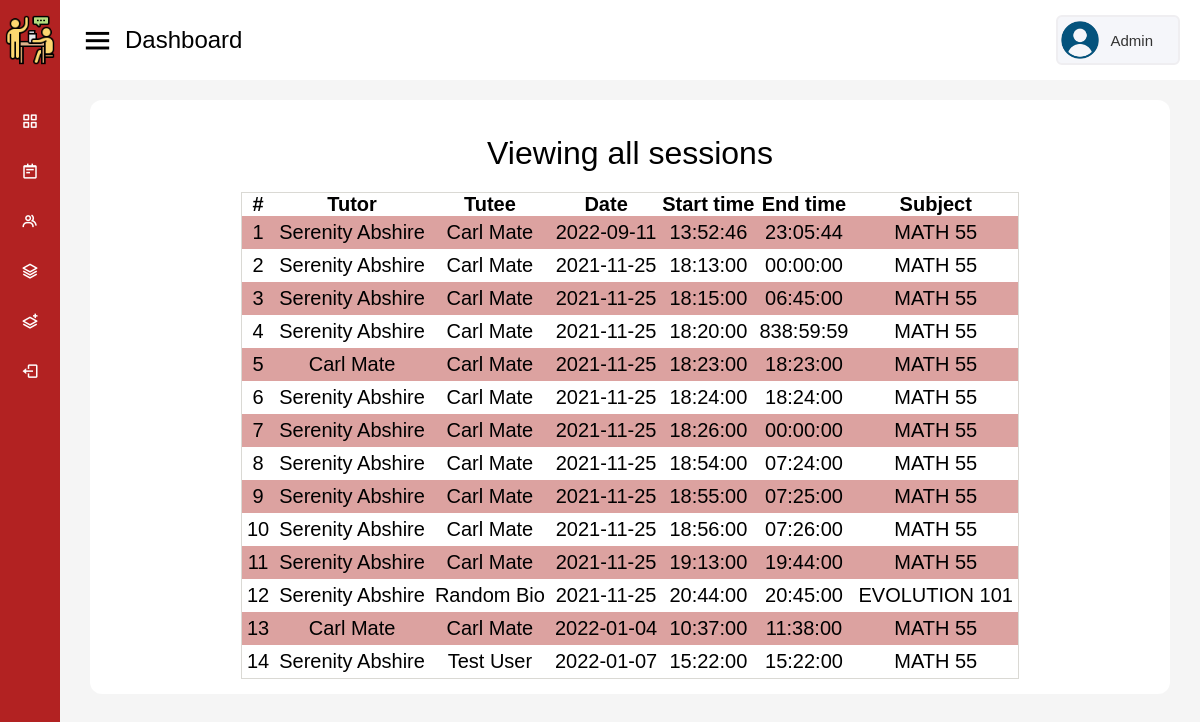
/view-sessions.php (signed in), run on the app's committed database.
### tables this page shows
CREATE TABLE `tutorial_session` (
  `tutor_id` int(11) NOT NULL,
  `tutee_id` int(11) NOT NULL,
  `date` date NOT NULL,
  `start_time` time NOT NULL,
  `end_time` time NOT NULL,
  `subject` varchar(100) NOT NULL
);

### view-sessions.php (the view, shortened to what this page needs)
<?php include("has-session-top.html"); include("server.php");
?>
<div class="sidebar">
    <div class="logo-details">
        <img src="images/tutor.png" alt="banner logo" />
        <span class="logo_name">UP Peer Tutoring</span>
    </div>
    <ul class="nav-links">
        <li>
            <a href="admin-index.php">
                <i class='bx bx-grid-alt' ></i>
                <span class="link_name">Dashboard</span>
            </a>
        </li>
        <li>
            <a href="view-sessions.php">
                <i class='bx bx-notepad' ></i>
                <span class="link_name">View Sessions</span>
            </a>
        </li>
        <li>
            <a href="view-accounts.php">
                <i class='bx bx-group' ></i>
                <span class="link_name">View Accounts</span>
            </a>
        </li>
        <li>
            <a href="view-subjects.php">
                <i class='bx bx-layer' ></i>
                <span class="link_name">View Subjects</span>
            </a>
        </li>
        <li>
            <a href="add-subjects.php">
                <i class='bx bx-layer-plus' ></i>
                <span class="link_name">Add Subjects</span>
            </a>
        </li>
        <li>
            <a href="admin-index.php?admin-logout='1'">
                <i class='bx bx-log-out' ></i>
                <span class="link_name">Logout</span>
            </a>
        </li>
    </ul>
</div>
<section class="home-section">
    <nav>
        <div class="sidebar-button">
           <i class='bx bx-menu sidebarBtn' ></i>
            <span class="dashboard">Dashboard</span>
        </div>
        <div class="profile-details">
            <img src="images/user.png" alt="">
            <span class="user">Admin</span>
        </div>
    </nav>
    <div class="home-content">
        <div class="overview-boxes">
            <div class="box">
                <div class="left-side">
                    <div class="box_topic">
<?php
$query = "SELECT * FROM tutorial_session";
$result = mysqli_query($db, $query);
$i = 1;
?>
<table>
<caption>Viewing all sessions</caption>
<tr><th>#</th><th>Tutor</th><th>Tutee</th><th>Date</th><th>Start time</th><th>End time</th><th>Subject</th></tr>
<?php
foreach($result as $sessionRow){
    $tutor_id = $sessionRow['tutor_id'];
    $tutee_id = $sessionRow['tutee_id'];
    $tutorNameQuery = "SELECT first_name, last_name FROM tutor WHERE tutor_id='" . $tutor_id . "'";
    $tutorNameResult = mysqli_query($db, $tutorNameQuery);
    $tutorNameArray = array();
    foreach($tutorNameResult as $row){
        $tutorNameArray[] = $row['first_name'] . " " . $row['last_name'];
    }
    $tuteeNameQuery = "SELECT first_name, last_name FROM tutee WHERE tutee_id='" . $tutee_id . "'";
    $tuteeNameResult = mysqli_query($db, $tuteeNameQuery);
    $tuteeNameArray = array();
    foreach($tuteeNameResult as $row){
        $tuteeNameArray[] = $row['first_name'] . " " . $row['last_name'];;
    }
?>
 <tr><td><?=$i?></td><td><?=$tutorNameArray[0]?></td><td><?=$tuteeNameArray[0]?></td><td><?=$sessionRow['date']?></td><td><?=$sessionRow['start_time']?></td><td><?=$sessionRow['end_time']?></td><td><?=$sessionRow['subject']?></td></tr>
<?php
    $i++;
} ?>
    </table>
                    </div>
                </div>
            </div>
        </div>
    </div>
</section>
</body>
</html>

### tutor.css (style rules this page uses)
* { margin: 0; padding: 0; box-sizing: border-box; }
body { min-height: 100vh; width: 100%; font-size: 12pt; font-family: verdana, sans-serif; }
.sidebar { position: fixed; height: 100%; width: 240px; background: #b22222; transition: all 0.5s ease; }
.sidebar .logo-details { height: 80px; width: 100%; display: flex; align-items: center; }
.sidebar .logo-details img { min-width: 50px; margin: 5px; text-align: center; width: 5%; }
.sidebar .logo-details .logo_name { font-size: 24px; font-weight: 700; color: #fff; }
.sidebar .nav-links { margin-top: 16px; }
.sidebar .nav-links li { height: 50px; width: 100%; list-style: none; }
.sidebar .nav-links li a { height: 100%; width: 100%; display: flex; align-items: center; text-decoration: none; transition: all 0.4s ease; }
.sidebar .nav-links li a i { min-width: 60px; text-align: center; color: #fff; font-size: 18px; }
.sidebar .nav-links li a .link_name { color: #fff; font-size: 15px; font-weight: 400; white-space: nowrap; }
.home-section { background: #f5f5f5; position: relative; min-height: 100vh; height: 100%; width: calc(100% - 240px); left: 240px; transition: all 0.5s ease; }
.home-section nav { position: fixed; width: calc(100% - 240px); left: 240px; height: 80px; background: #fff; padding: 0 20px; display: flex; align-items: center; justify-content: space-between; transition: all 0.5s ease; }
.home-section nav .sidebar-button { display: flex; align-items: center; font-size: 24px; font-weight: 500; }
.home-section nav .sidebar-button i { font-size: 35px; margin-right: 10px; }
.home-section nav .profile-details { display: flex; align-items: center; height: 50px; min-width: 120px; background: #F5F6FA; border: 2px solid #EFEEF1; border-radius: 6px; padding: 0 15px 0 2px; }
nav .profile-details img { height: 40px; width: 40px; object-fit: cover; border-radius: 6px; }
nav .profile-details .user { font-size: 15px; font-weight: 500; color: #333; margin: 0 10px; white-space: nowrap; }
.home-section .home-content { padding-top: 100px; }
.home-content .overview-boxes { display: flex; width: 100%; padding: 0 30px; flex-wrap: wrap; }
.home-content .overview-boxes .box { width: 100%; display: flex; align-items: center; justify-content: center; padding: 15px 14px; background: #fff; border-radius: 12px; }
.home-content .overview-boxes .box_topic { font-size: 20px; font-weight: 500; }
@media (max-width: 1216px) { .sidebar { width: 60px; } }
@media (max-width: 1216px) { .home-section { width: calc(100% - 60px); left: 60px; } }
@media (max-width: 1216px) { .home-section nav { width: calc(100% - 60px); left: 60px; } }
table { border: 1px solid #dad9d4; margin: auto; border-collapse: collapse; width: 100%; }
td { text-align: center; padding: 5px; }
tr:nth-child(even) { background-color: #dca2a0; }
caption { font-size: 24pt; margin-top: 20px; margin-bottom: 20px; text-align: center; }

### data on the page
tutorial_session: tutorNameArray "Serenity Abshire", tuteeNameArray "Carl Mate", date "2022-09-11", start_time "13:52:46", end_time "23:05:44", subject "MATH 55"
tutorial_session: tutorNameArray "Serenity Abshire", tuteeNameArray "Carl Mate", date "2021-11-25", start_time "18:13:00", end_time "00:00:00", subject "MATH 55"
tutorial_session: tutorNameArray "Serenity Abshire", tuteeNameArray "Carl Mate", date "2021-11-25", start_time "18:15:00", end_time "06:45:00", subject "MATH 55"
tutorial_session: tutorNameArray "Serenity Abshire", tuteeNameArray "Carl Mate", date "2021-11-25", start_time "18:20:00", end_time "838:59:59", subject "MATH 55"
tutorial_session: tutorNameArray "Carl Mate", tuteeNameArray "Carl Mate", date "2021-11-25", start_time "18:23:00", end_time "18:23:00", subject "MATH 55"
tutorial_session: tutorNameArray "Serenity Abshire", tuteeNameArray "Carl Mate", date "2021-11-25", start_time "18:24:00", end_time "18:24:00", subject "MATH 55"
tutorial_session: tutorNameArray "Serenity Abshire", tuteeNameArray "Carl Mate", date "2021-11-25", start_time "18:26:00", end_time "00:00:00", subject "MATH 55"
tutorial_session: tutorNameArray "Serenity Abshire", tuteeNameArray "Carl Mate", date "2021-11-25", start_time "18:54:00", end_time "07:24:00", subject "MATH 55"
tutorial_session: tutorNameArray "Serenity Abshire", tuteeNameArray "Carl Mate", date "2021-11-25", start_time "18:55:00", end_time "07:25:00", subject "MATH 55"
tutorial_session: tutorNameArray "Serenity Abshire", tuteeNameArray "Carl Mate", date "2021-11-25", start_time "18:56:00", end_time "07:26:00", subject "MATH 55"
tutorial_session: tutorNameArray "Serenity Abshire", tuteeNameArray "Carl Mate", date "2021-11-25", start_time "19:13:00", end_time "19:44:00", subject "MATH 55"
tutorial_session: tutorNameArray "Serenity Abshire", tuteeNameArray "Random Bio", date "2021-11-25", start_time "20:44:00", end_time "20:45:00", subject "EVOLUTION 101"
tutorial_session: tutorNameArray "Carl Mate", tuteeNameArray "Carl Mate", date "2022-01-04", start_time "10:37:00", end_time "11:38:00", subject "MATH 55"
tutorial_session: tutorNameArray "Serenity Abshire", tuteeNameArray "Test User", date "2022-01-07", start_time "15:22:00", end_time "15:22:00", subject "MATH 55"
